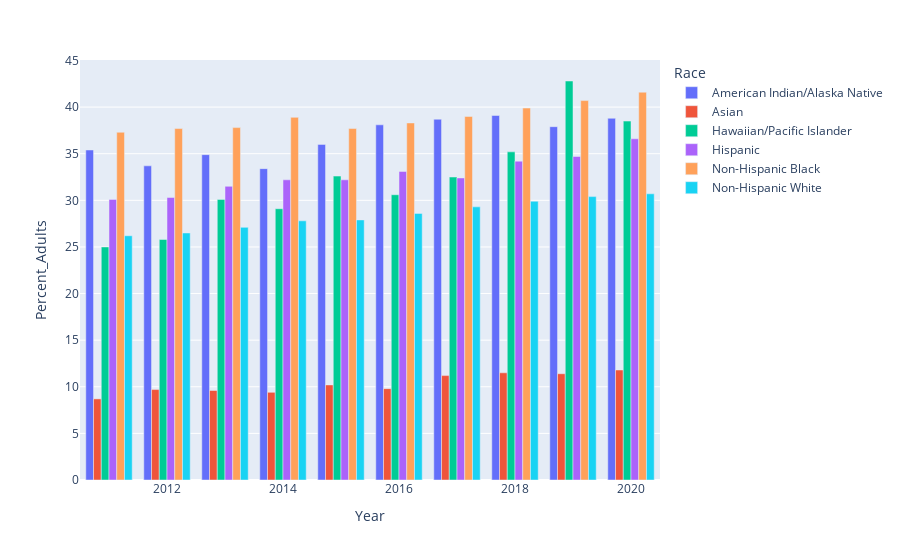

Notebook source saved alongside this figure:
### Markdown cell above
#### Part C: Obesity Rates by Race

### Code cell
plot_data('Obese','Race')

### Figure 1 — Plotly figure (JSON) as saved in the notebook; plotly's stock layout.template omitted (floating-point values rounded to 4 significant figures)
{"data": [{"alignmentgroup": "True", "hovertemplate": "Race=American Indian/Alaska Native<br>Year=%{x}<br>Percent_Adults=%{y}<extra></extra>", "legendgroup": "American Indian/Alaska Native", "marker": {"color": "#636efa", "pattern": {"shape": ""}}, "name": "American Indian/Alaska Native", "offsetgroup": "American Indian/Alaska Native", "orientation": "v", "showlegend": true, "textposition": "auto", "type": "bar", "x": [2011, 2012, 2013, 2014, 2015, 2016, 2017, 2018, 2019, 2020], "xaxis": "x", "y": [35.4, 33.7, 34.9, 33.4, 36, 38.1, 38.7, 39.1, 37.9, 38.8], "yaxis": "y"}, {"alignmentgroup": "True", "hovertemplate": "Race=Asian<br>Year=%{x}<br>Percent_Adults=%{y}<extra></extra>", "legendgroup": "Asian", "marker": {"color": "#EF553B", "pattern": {"shape": ""}}, "name": "Asian", "offsetgroup": "Asian", "orientation": "v", "showlegend": true, "textposition": "auto", "type": "bar", "x": [2011, 2012, 2013, 2014, 2015, 2016, 2017, 2018, 2019, 2020], "xaxis": "x", "y": [8.7, 9.7, 9.6, 9.4, 10.2, 9.8, 11.2, 11.5, 11.4, 11.8], "yaxis": "y"}, {"alignmentgroup": "True", "hovertemplate": "Race=Hawaiian/Pacific Islander<br>Year=%{x}<br>Percent_Adults=%{y}<extra></extra>", "legendgroup": "Hawaiian/Pacific Islander", "marker": {"color": "#00cc96", "pattern": {"shape": ""}}, "name": "Hawaiian/Pacific Islander", "offsetgroup": "Hawaiian/Pacific Islander", "orientation": "v", "showlegend": true, "textposition": "auto", "type": "bar", "x": [2011, 2012, 2013, 2014, 2015, 2016, 2017, 2018, 2019, 2020], "xaxis": "x", "y": [25, 25.8, 30.1, 29.1, 32.6, 30.6, 32.5, 35.2, 42.8, 38.5], "yaxis": "y"}, {"alignmentgroup": "True", "hovertemplate": "Race=Hispanic<br>Year=%{x}<br>Percent_Adults=%{y}<extra></extra>", "legendgroup": "Hispanic", "marker": {"color": "#ab63fa", "pattern": {"shape": ""}}, "name": "Hispanic", "offsetgroup": "Hispanic", "orientation": "v", "showlegend": true, "textposition": "auto", "type": "bar", "x": [2011, 2012, 2013, 2014, 2015, 2016, 2017, 2018, 2019, 2020], "xaxis": "x", "y": [30.1, 30.3, 31.5, 32.2, 32.2, 33.1, 32.4, 34.2, 34.7, 36.6], "yaxis": "y"}, {"alignmentgroup": "True", "hovertemplate": "Race=Non-Hispanic Black<br>Year=%{x}<br>Percent_Adults=%{y}<extra></extra>", "legendgroup": "Non-Hispanic Black", "marker": {"color": "#FFA15A", "pattern": {"shape": ""}}, "name": "Non-Hispanic Black", "offsetgroup": "Non-Hispanic Black", "orientation": "v", "showlegend": true, "textposition": "auto", "type": "bar", "x": [2011, 2012, 2013, 2014, 2015, 2016, 2017, 2018, 2019, 2020], "xaxis": "x", "y": [37.3, 37.7, 37.8, 38.9, 37.7, 38.3, 39, 39.9, 40.7, 41.6], "yaxis": "y"}, {"alignmentgroup": "True", "hovertemplate": "Race=Non-Hispanic White<br>Year=%{x}<br>Percent_Adults=%{y}<extra></extra>", "legendgroup": "Non-Hispanic White", "marker": {"color": "#19d3f3", "pattern": {"shape": ""}}, "name": "Non-Hispanic White", "offsetgroup": "Non-Hispanic White", "orientation": "v", "showlegend": true, "textposition": "auto", "type": "bar", "x": [2011, 2012, 2013, 2014, 2015, 2016, 2017, 2018, 2019, 2020], "xaxis": "x", "y": [26.2, 26.5, 27.1, 27.8, 27.9, 28.6, 29.3, 29.9, 30.4, 30.7], "yaxis": "y"}], "layout": {"barmode": "group", "legend": {"title": {"text": "Race"}, "tracegroupgap": 0}, "margin": {"t": 60}, "xaxis": {"anchor": "y", "domain": [0, 1], "title": {"text": "Year"}}, "yaxis": {"anchor": "x", "domain": [0, 1], "title": {"text": "Percent_Adults"}}}}
